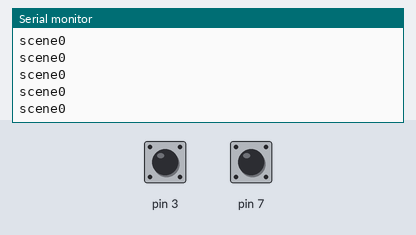
The sketch below on a simulated Arduino Uno, built with avr-gcc and run on an emulated ATmega328P. Parts: the last lines printed to the serial monitor. Inputs (shaded band) come from the test bench; at power-on: pin 3 HIGH, pin 7 HIGH.

Above: at 1.2 s.
1.3 s: pin 3 pulled LOW for 0.15 s
At 2.1 s:
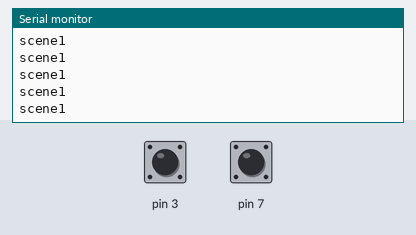
2.9 s: pin 3 pulled LOW for 1 s
At 3.5 s:
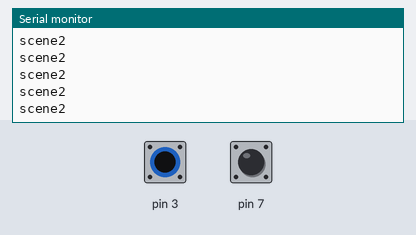
Timing chart, 0 to 5.9 s (numbered marks = the images above; inputs shaded):
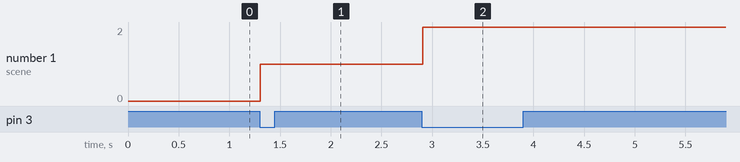

The sketch:

NodeManager.ino
```cpp
#include "Node.h"
#include "Switch.h"

extern Node scene0;
extern Node scene1;
extern Node scene2;
extern Node scene3;

//各シーンをつなげる
Node scene0(scene1, scene3);
Node scene1(scene2, scene0);
Node scene2(scene3, scene1);
Node scene3(scene0, scene2);

//入力スイッチ
Switch sw0(3);
Switch sw1(7);

void setup() {
  Serial.begin(115200);

  //コールバック関数セット
  scene0.setMain(func0);
  scene1.setMain(func1);
  scene2.setMain(func2);
  scene3.setMain(func3);

  //自身のシーンから開始
  scene0.begin();
}

void loop() {
  //自身のシーンの場合、セットしたコールバック関数を呼ぶ
  scene0.update();
  scene1.update();
  scene2.update();
  scene3.update();

  delay(10);
}


void changeScene(Node &current) {
  sw0.update();
  sw1.update();
  if (sw0.click())current.changeNext();
  if (sw1.click())current.changePrev();
}

//各シーンコールバック関数
void func0() {
  Serial.println("scene0");
  changeScene(scene0);
}
void func1() {
  Serial.println("scene1");
  changeScene(scene1);
}
void func2() {
  Serial.println("scene2");
  changeScene(scene2);
}
void func3() {
  Serial.println("scene3");
  changeScene(scene3);
}
```

Node.h
```cpp
/**
        @file   Node.h
        @brief  シーケンス制御を行うクラス
        @author CaseyNelson
        @date   2022/05/07
*/

#pragma once

class Node {

    Node *next;
    Node *prev;

    void (*user_begin)(void) = nullptr;  //移行した直後に呼ばれる
    void (*user_main)(void)  = nullptr;  //移行するまで呼び続けられる
    void (*user_end)(void)   = nullptr;  //移行する直前に呼ばれる

    bool isThisScene = false;  //自身の番であるか
    bool onBeginLoop = true;
    bool onSetupLoop = true;

  public:

    Node(Node &next, Node &prev):
      next(&next), prev(&prev) {};

    void connectNext(Node &next) {
      this->next = &next;
    }
    void connectPrev(Node &prev) {
      this->prev = &prev;
    }

    //自身のインスタンスからシーンを開始
    void begin() {
      if (user_begin)user_begin();
      isThisScene = true;
      onBeginLoop = true;
    }
    //自身のインスタンスのシーンの場合user_main関数を呼ぶ
    void update() {
      if (isThisScene) {
        if (user_main)user_main();
        onBeginLoop = false;
        onSetupLoop = false;
      }
    }
    //自身のインスタンスのシーンを終了
    void end() {
      if (user_end)user_end();
      isThisScene = false;
    }

    //シーン移行時のコールバック関数設定
    void setBegin(void (*callback)(void)) {
      user_begin = callback;
    }
    void setMain(void (*callback)(void)) {
      user_main = callback;
    }
    void setEnd(void (*callback)(void)) {
      user_end = callback;
    }

    //user_mainが呼ばれる時一度だけtrueを返す
    bool onBegin() const {
      return onBeginLoop;
    }
    //Setup後のループの時だけtrueを返す
    bool onSetup() const {
      return onSetupLoop;
    }
    //自分のシーンであるか
    bool isEnable() const {
      return isThisScene;
    }

    //次のシーンに移行する
    void changeNext() {
      end();
      next->begin();
    }
    //前のシーンに移行する
    void changePrev() {
      end();
      prev->begin();
    }

};
```

Switch.h
```cpp
/**
       @file   Switch.h
       @author CaseyNelson
       @date   2022/05/03
*/

#pragma once

class Switch {

    uint8_t pin;
    bool click_, press_, lastPress;

  public:

    Switch(uint8_t pin): pin(pin) {
      pinMode(pin, INPUT_PULLUP);
    }

    void update() {
      press_ = !digitalRead(pin);
      click_ = (lastPress == false && press_);
      lastPress = press_;
    }

    bool click() {
      return click_;
    }
    bool press() {
      return press_;
    }

};
```

Measured:
- after the input at 1.3 s, the serial monitor: prints a new line at once (image 1)
- after the input at 2.9 s, the serial monitor: prints a new line at once (image 2)
- plotted number 1: 0 → 1 after the input at 1.3 s, 1 → 2 after the input at 2.9 s
